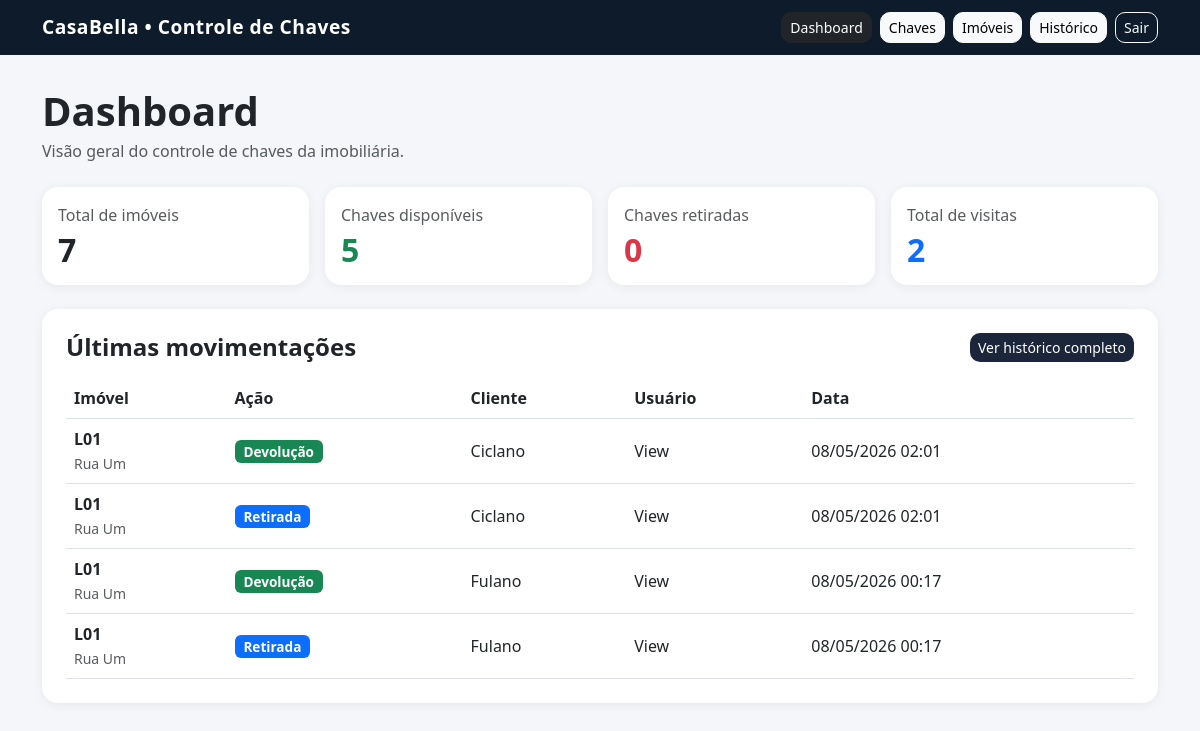
The app's page / (signed in) with its own data.
### imoveis/models.py (models this page shows, shortened)
class Movimentacao(models.Model):
    chave = models.ForeignKey(Chave, on_delete=models.CASCADE)
    usuario = models.ForeignKey(
        User,
        on_delete=models.SET_NULL,
        null=True,
        blank=True
    )
    nome_cliente = models.CharField(max_length=100, blank=True)
    telefone_cliente = models.CharField(max_length=20, blank=True)
    acao = models.CharField(max_length=20)
    data = models.DateTimeField(auto_now_add=True)

class Chave(models.Model):
    imovel = models.OneToOneField(Imovel, on_delete=models.CASCADE)
    STATUS_CHOICES = [
        ('disponivel', 'Disponível'),
        ('retirada', 'Retirada'),
        ('indisponivel', 'Indisponível'),
    ]
    status = models.CharField(
        max_length=20,
        choices=STATUS_CHOICES,
        default='disponivel'
    )
    created_at = models.DateTimeField(auto_now_add=True)

class Imovel(models.Model):
    codigo = models.CharField(max_length=50)
    endereco = models.CharField(max_length=200)
    bairro = models.CharField(max_length=100)
    tipo = models.ForeignKey(TipoImovel, on_delete=models.SET_NULL, null=True, blank=True)
    status = models.CharField(
        max_length=50,
        choices=[
            ('disponivel', 'Disponível'),
            ('analise', 'Em análise'),
            ('alugado', 'Alugado'),
            ('inativo', 'Inativo'),
        ],
        default='disponivel'
    )
    foto = models.ImageField(upload_to='imoveis/', blank=True, null=True)
    created_at = models.DateTimeField(auto_now_add=True)

### imoveis/views.py (the view)
# urls.py: path('', views.dashboard, name='dashboard'),
@login_required
def dashboard(request):
    total_imoveis = Imovel.objects.count()
    chaves_disponiveis = Chave.objects.filter(status='disponivel').count()
    chaves_retiradas = Chave.objects.filter(status='retirada').count()
    total_visitas = Movimentacao.objects.filter(acao='retirada').count()
    ultimas_movimentacoes = Movimentacao.objects.select_related(
        'chave__imovel',
        'usuario'
    ).order_by('-data')[:5]
    return render(request, 'imoveis/dashboard.html', {
        'total_imoveis': total_imoveis,
        'chaves_disponiveis': chaves_disponiveis,
        'chaves_retiradas': chaves_retiradas,
        'total_visitas': total_visitas,
        'ultimas_movimentacoes': ultimas_movimentacoes,
    })

### imoveis/templates/imoveis/dashboard.html (shortened to what this page needs)
{% extends "imoveis/base.html" %}
{% block content %}
<div class="mb-4">
    <h1 class="fw-bold mb-1">
        Dashboard
    </h1>
    <p class="text-muted">
        Visão geral do controle de chaves da imobiliária.
    </p>
</div>
<div class="row g-3 mb-4">
    <div class="col-12 col-sm-6 col-lg-3">
        <div class="card h-100">
            <div class="card-body">
                <p class="text-muted mb-1">Total de imóveis</p>
                <h2 class="fw-bold mb-0">{{ total_imoveis }}</h2>
            </div>
        </div>
    </div>
    <div class="col-12 col-sm-6 col-lg-3">
        <div class="card h-100">
            <div class="card-body">
                <p class="text-muted mb-1">Chaves disponíveis</p>
                <h2 class="fw-bold text-success mb-0">{{ chaves_disponiveis }}</h2>
            </div>
        </div>
    </div>
    <div class="col-12 col-sm-6 col-lg-3">
        <div class="card h-100">
            <div class="card-body">
                <p class="text-muted mb-1">Chaves retiradas</p>
                <h2 class="fw-bold text-danger mb-0">{{ chaves_retiradas }}</h2>
            </div>
        </div>
    </div>
    <div class="col-12 col-sm-6 col-lg-3">
        <div class="card h-100">
            <div class="card-body">
                <p class="text-muted mb-1">Total de visitas</p>
                <h2 class="fw-bold text-primary mb-0">{{ total_visitas }}</h2>
            </div>
        </div>
    </div>
</div>
<div class="card">
    <div class="card-body p-4">
        <div class="d-flex justify-content-between align-items-center mb-3 flex-wrap gap-2">
            <h4 class="fw-bold mb-0">
                Últimas movimentações
            </h4>
            <a href="{% url 'historico_list' %}" class="btn btn-primary btn-sm">
                Ver histórico completo
            </a>
        </div>
        <div class="table-responsive d-none d-md-block">
            <table class="table table-hover align-middle mb-0">
                <thead>
                    <tr>
                        <th>Imóvel</th>
                        <th>Ação</th>
                        <th>Cliente</th>
                        <th>Usuário</th>
                        <th>Data</th>
                    </tr>
                </thead>
                <tbody>
                    {% for mov in ultimas_movimentacoes %}
                        <tr>
                            <td>
                                <strong>{{ mov.chave.imovel.codigo }}</strong><br>
                                <small class="text-muted">
                                    {{ mov.chave.imovel.endereco }}
                                </small>
                            </td>
                            <td>
                                {% if mov.acao == 'retirada' %}
                                    <span class="badge bg-primary">Retirada</span>
                                {% elif mov.acao == 'devolucao' %}
                                    <span class="badge bg-success">Devolução</span>
                                {% else %}
                                    <span class="badge bg-secondary">{{ mov.acao }}</span>
                                {% endif %}
                            </td>
                            <td>{{ mov.nome_cliente|default:"-" }}</td>
                            <td>{{ mov.usuario.username|default:"-" }}</td>
                            <td>{{ mov.data|date:"d/m/Y H:i" }}</td>
                        </tr>
                    {% empty %}
                        <tr>
                            <td colspan="5" class="text-center text-muted">
                                Nenhuma movimentação registrada ainda.
                            </td>
                        </tr>
                    {% endfor %}
                </tbody>
            </table>
        </div>
    </div>
</div>
{% endblock %}

### imoveis/templates/imoveis/base.html (style rules this page uses)
body { background-color: #f4f6f9; }
.card { border: none; border-radius: 16px; transition: 0.2s; box-shadow: 0 2px 12px rgba(0,0,0,0.06); }
.btn { border-radius: 10px; transition: 0.2s; }
.btn-primary { background-color: #1b263b; border: none; }
.badge { font-size: 0.85rem; }
html, body { max-width: 100%; overflow-x: hidden; }

### records on screen
Movimentacao: chave.imovel.codigo "L01", chave.imovel.endereco "Rua Um", acao "Devolução", nome_cliente "Ciclano", usuario.username "View", data "08/05/2026 02:01"
Movimentacao: chave.imovel.codigo "L01", chave.imovel.endereco "Rua Um", acao "Retirada", nome_cliente "Ciclano", usuario.username "View", data "08/05/2026 02:01"
Movimentacao: chave.imovel.codigo "L01", chave.imovel.endereco "Rua Um", acao "Devolução", nome_cliente "Fulano", usuario.username "View", data "08/05/2026 00:17"
Movimentacao: chave.imovel.codigo "L01", chave.imovel.endereco "Rua Um", acao "Retirada", nome_cliente "Fulano", usuario.username "View", data "08/05/2026 00:17"

### other values on screen
{{ total_imoveis }} "7"
{{ chaves_disponiveis }} "5"
{{ chaves_retiradas }} "0"
{{ total_visitas }} "2"
